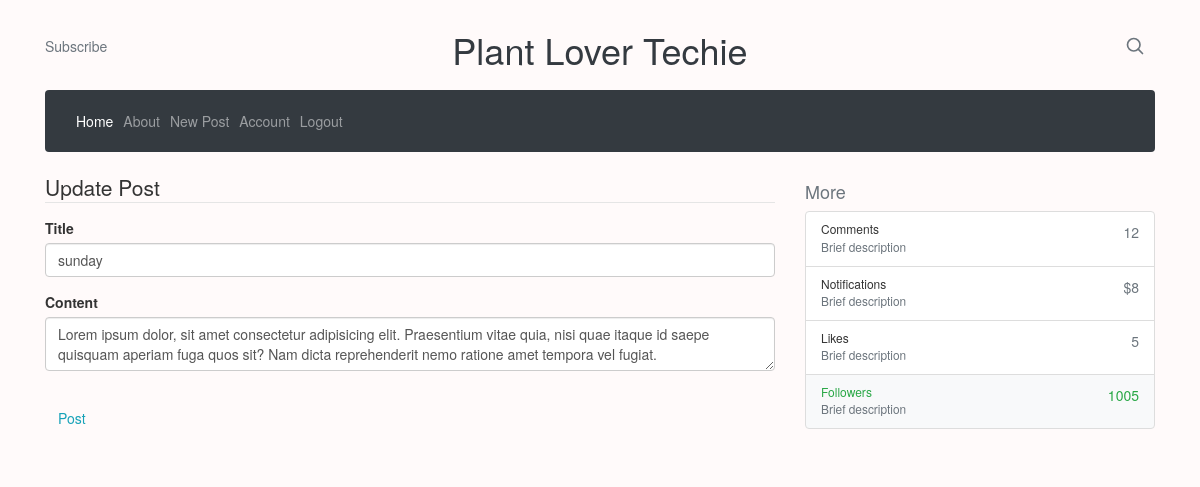
Screenshot of /post/7/update (signed in) with the database file from the repository.
### Flaskblog/models.py (models this page shows, shortened)
class Post(db.Model):
    id = db.Column(db.Integer, primary_key=True)
    title = db.Column(db.String(100), unique=True, nullable=False)
    date_posted = db.Column(db.DateTime,nullable=False, default=datetime.utcnow)
    content= db.Column(db.Text, nullable=False)
    user_id = db.Column(db.Integer, db.ForeignKey('user.id'), nullable=False)

### Flaskblog/routes.py (the view)
@app.route('/post/<int:post_id>/update',methods=["GET","POST"])
@login_required
def update(post_id):
    post =Post.query.get_or_404(post_id)
    if post.author != current_user:
        abort(403)
    form =PostForm()
    if form.validate_on_submit():
        post.title = form.title.data
        post.content =form.content.data
        db.session.commit()
        flash('Your post has been updated!','success')
        return redirect(url_for('post',post_id=post_id))
    elif request.method == 'GET':
        form.title.data =post.title
        form.content.data =post.content
    return render_template('create_post.html', title = 'New Post',
                            form = form , legend ='Update Post')

### Flaskblog/forms.py
class PostForm(FlaskForm):
    title = StringField('Title',validators= [DataRequired()])
    content = TextAreaField('Content',validators= [DataRequired()])
    submit = SubmitField('Post')

### Flaskblog/models.py (called while the page is built)
@login_manager.user_loader
def load_user(user_id):
    return User.query.get(int(user_id))

### Flaskblog/templates/create_post.html (shortened to what this page needs)
{% extends "layout.html" %}
{% block content %}
<div class="content-section">
    <form action="" method="post">
        <fieldset class="form-group">
            <legend class="border_bottom mb-4">{{ legend }}</legend>
            <div class="form-group">
                {{form.title.label(class='form-control-label')}}
                {%if form.title.errors %}
                    {{form.title.label(class='form-control-label form-control-lg is invalid')}}
                        <div class="invalid_feedback" text-color="">
                            {%for error in form.title.errors%}
                            <span>{{error}}</span>
                            {% endfor %}
                        </div>
                {% else %}
                    {{form.title(class='form-control form-control-lg')}}
                {% endif %}
            </div>
            <div class="form-group">
                {{form.content.label(class='form-control-label')}}
                {%if form.content.errors %}
                    {{form.content.label(class='form-control-label form-control-lg is invalid')}}
                        <div class="invalid_feedback">
                            {%for error in form.content.errors%}
                            <span>{{error}}</span>
                            {% endfor %}
                        </div>
                {% else %}
                    {{form.content(class='form-control form-control-lg')}}
                {% endif %}
            </div>
        </fieldset>
        <div class="form-group">
            {{form.submit(class="btn btn-outline-info")}}
        </div>
    </form>
</div>
{% endblock content %}

### Flaskblog/static/main.css (style rules this page uses)
body { background: snow; }

### rows the page displays
Post: title "sunday", content "Lorem ipsum dolor, sit amet consectetur adipisicing elit. Praesentium vitae quia, nisi quae itaque id saepe quisquam aperiam fuga quos sit? Nam dicta reprehenderit nemo ratione amet tempora vel fugiat."

### other values shown
{{ legend }} "Update Post"
